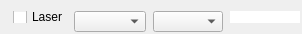
   <widget class="QWidget" name="layoutWidget">
    <property name="geometry">
     <rect>
      <x>5</x>
      <y>20</y>
      <width>302</width>
      <height>34</height>
     </rect>
    </property>
    <layout class="QHBoxLayout" name="horizontalLayout">
     <property name="spacing">
      <number>0</number>
     </property>
     <property name="sizeConstraint">
      <enum>QLayout::SetNoConstraint</enum>
     </property>
     <property name="rightMargin">
      <number>0</number>
     </property>
     <item>
      <widget class="QCheckBox" name="checkFluor">
       <property name="sizePolicy">
        <sizepolicy hsizetype="Fixed" vsizetype="Fixed">
         <horstretch>0</horstretch>
         <verstretch>0</verstretch>
        </sizepolicy>
       </property>
       <property name="maximumSize">
        <size>
         <width>59</width>
         <height>16777215</height>
        </size>
       </property>
       <property name="toolTip">
        <string>Click to move to laser position. Unclick to move to another position</string>
       </property>
       <property name="text">
        <string>Laser</string>
       </property>
      </widget>
     </item>
     <item>
      <widget class="QComboBox" name="fluorLabel">
       <property name="sizePolicy">
        <sizepolicy hsizetype="Fixed" vsizetype="Fixed">
         <horstretch>0</horstretch>
         <verstretch>0</verstretch>
        </sizepolicy>
       </property>
       <property name="minimumSize">
        <size>
         <width>18</width>
         <height>21</height>
        </size>
       </property>
       <property name="focusPolicy">
        <enum>Qt::NoFocus</enum>
       </property>
       <property name="editable">
        <bool>false</bool>
       </property>
       <property name="sizeAdjustPolicy">
        <enum>QComboBox::AdjustToContentsOnFirstShow</enum>
       </property>
      </widget>
     </item>
     <item>
      <spacer name="horizontalSpacer">
       <property name="orientation">
        <enum>Qt::Horizontal</enum>
       </property>
       <property name="sizeType">
        <enum>QSizePolicy::Fixed</enum>
       </property>
       <property name="sizeHint" stdset="0">
        <size>
         <width>5</width>
         <height>20</height>
        </size>
       </property>
      </spacer>
     </item>
     <item>
      <widget class="QComboBox" name="fluorName">
       <property name="sizePolicy">
        <sizepolicy hsizetype="Expanding" vsizetype="Fixed">
         <horstretch>0</horstretch>
         <verstretch>0</verstretch>
        </sizepolicy>
       </property>
       <property name="minimumSize">
        <size>
         <width>70</width>
         <height>21</height>
        </size>
       </property>
       <property name="maximumSize">
        <size>
         <width>70</width>
         <height>21</height>
        </size>
       </property>
       <property name="focusPolicy">
        <enum>Qt::NoFocus</enum>
       </property>
       <property name="editable">
        <bool>false</bool>
       </property>
       <property name="sizeAdjustPolicy">
        <enum>QComboBox::AdjustToContentsOnFirstShow</enum>
       </property>
      </widget>
     </item>
     <item>
      <spacer name="horizontalSpacer_2">
       <property name="orientation">
        <enum>Qt::Horizontal</enum>
       </property>
       <property name="sizeType">
        <enum>QSizePolicy::Fixed</enum>
       </property>
       <property name="sizeHint" stdset="0">
        <size>
         <width>5</width>
         <height>20</height>
        </size>
       </property>
      </spacer>
     </item>
     <item>
      <widget class="QLineEdit" name="energyDisplay">
       <property name="sizePolicy">
        <sizepolicy hsizetype="Fixed" vsizetype="Fixed">
         <horstretch>0</horstretch>
         <verstretch>0</verstretch>
        </sizepolicy>
       </property>
       <property name="minimumSize">
        <size>
         <width>50</width>
         <height>0</height>
        </size>
       </property>
       <property name="maximumSize">
        <size>
         <width>70</width>
         <height>16777215</height>
        </size>
       </property>
       <property name="sizeIncrement">
        <size>
         <width>0</width>
         <height>0</height>
        </size>
       </property>
       <property name="palette">
        <palette>
         <active>
          <colorrole role="WindowText">
           <brush brushstyle="SolidPattern">
            <color alpha="255">
             <red>0</red>
             <green>0</green>
             <blue>0</blue>
            </color>
           </brush>
          </colorrole>
          <colorrole role="Text">
           <brush brushstyle="SolidPattern">
            <color alpha="255">
             <red>27</red>
             <green>13</green>
             <blue>139</blue>
            </color>
           </brush>
          </colorrole>
          <colorrole role="ButtonText">
           <brush brushstyle="SolidPattern">
            <color alpha="255">
             <red>0</red>
             <green>0</green>
             <blue>0</blue>
            </color>
           </brush>
          </colorrole>
         </active>
         <inactive>
          <colorrole role="WindowText">
           <brush brushstyle="SolidPattern">
            <color alpha="255">
             <red>0</red>
             <green>0</green>
             <blue>0</blue>
            </color>
           </brush>
          </colorrole>
          <colorrole role="Text">
           <brush brushstyle="SolidPattern">
            <color alpha="255">
             <red>27</red>
             <green>13</green>
             <blue>139</blue>
            </color>
           </brush>
          </colorrole>
          <colorrole role="ButtonText">
           <brush brushstyle="SolidPattern">
            <color alpha="255">
             <red>0</red>
             <green>0</green>
             <blue>0</blue>
            </color>
           </brush>
          </colorrole>
         </inactive>
         <disabled>
          <colorrole role="WindowText">
           <brush brushstyle="SolidPattern">
            <color alpha="255">
             <red>170</red>
             <green>170</green>
             <blue>255</blue>
            </color>
           </brush>
          </colorrole>
          <colorrole role="Text">
           <brush brushstyle="SolidPattern">
            <color alpha="255">
             <red>170</red>
             <green>170</green>
             <blue>255</blue>
            </color>
           </brush>
          </colorrole>
          <colorrole role="ButtonText">
           <brush brushstyle="SolidPattern">
            <color alpha="255">
             <red>170</red>
             <green>170</green>
             <blue>255</blue>
            </color>
           </brush>
          </colorrole>
         </disabled>
        </palette>
       </property>
       <property name="text">
        <string/>
       </property>
       <property name="maxLength">
        <number>32767</number>
       </property>
       <property name="frame">
        <bool>false</bool>
       </property>
       <property name="alignment">
        <set>Qt::AlignCenter</set>
       </property>
       <property name="readOnly">
        <bool>true</bool>
       </property>
      </widget>
     </item>
    </layout>
   </widget>
